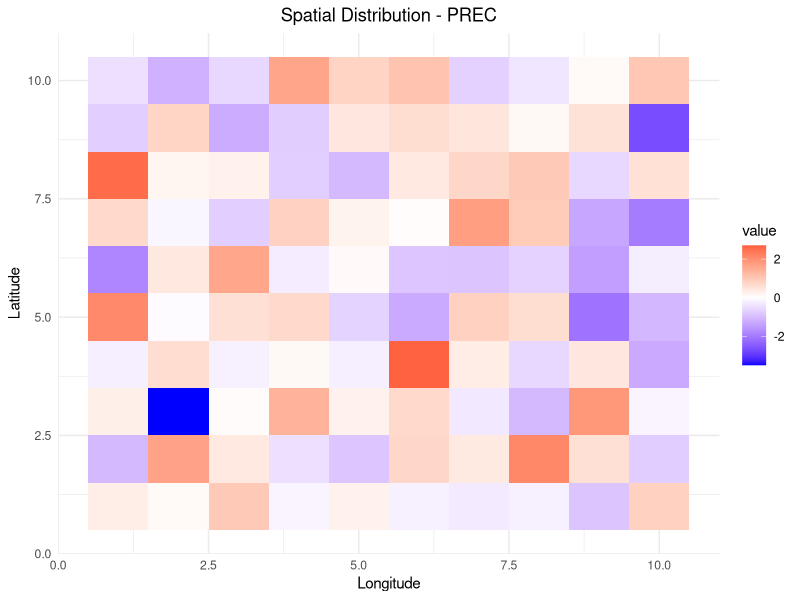
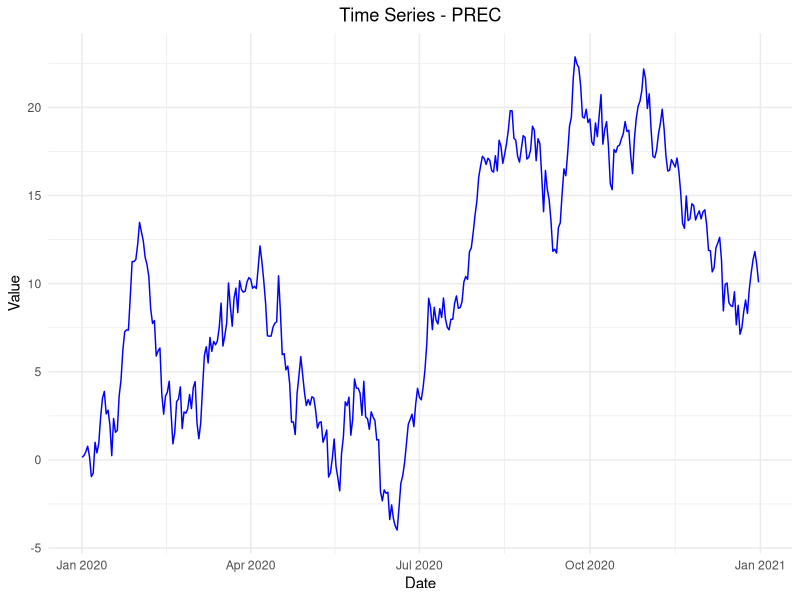
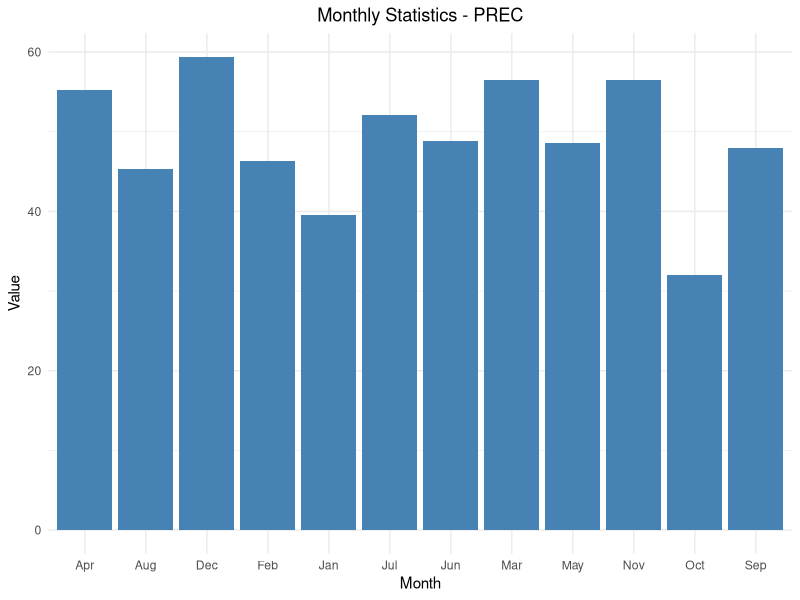
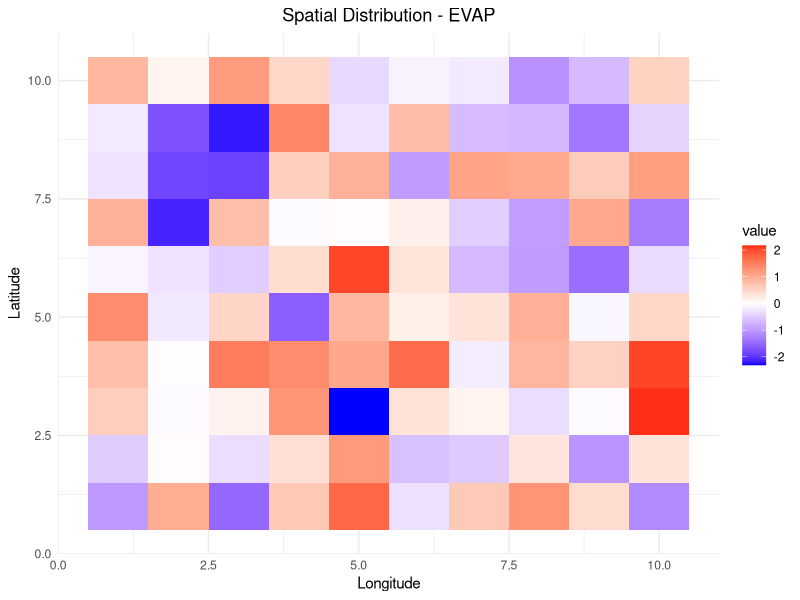
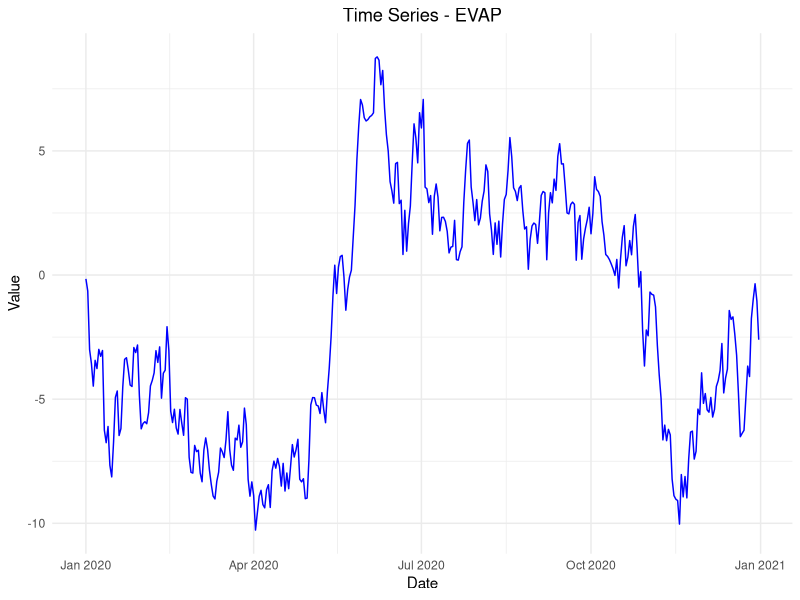
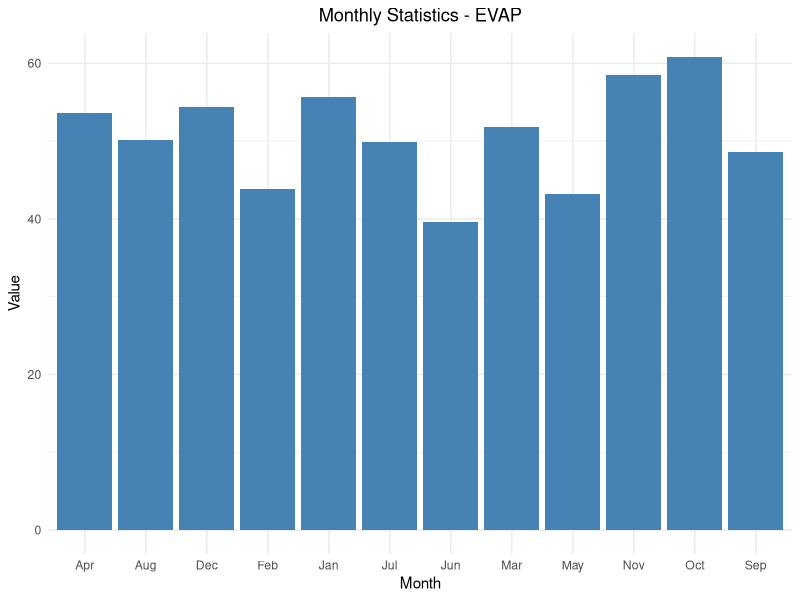
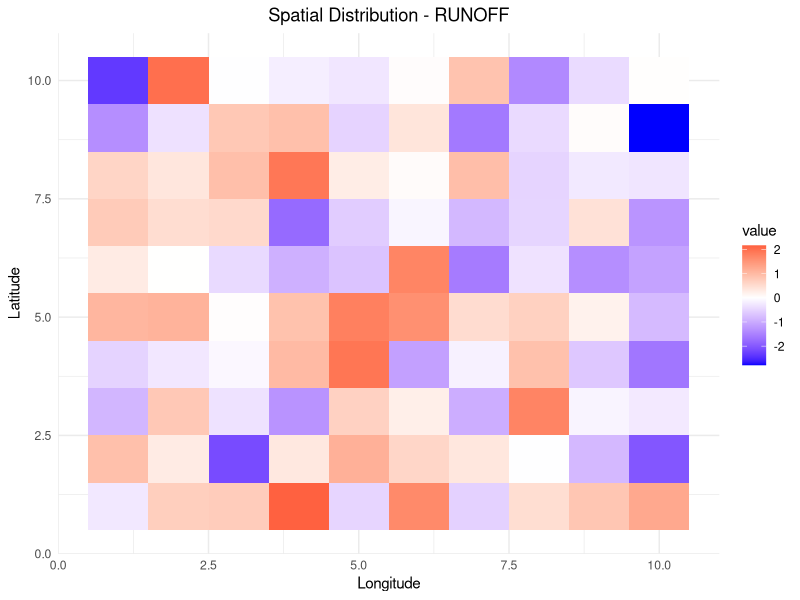
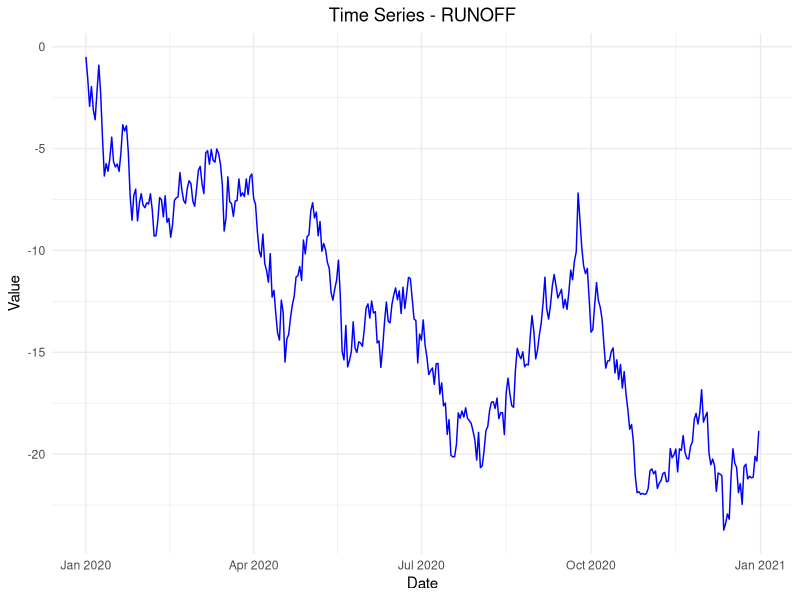

Source code (R) for these figures, in order:
# Load required packages
library(ggplot2)
library(gridExtra)

# Create directory if it doesn't exist
dir.create("images/dashboard_new", recursive = TRUE, showWarnings = FALSE)

# Function to create a placeholder plot
create_placeholder_plot <- function(title, type) {
  if (type == "spatial") {
    # Create a simple spatial plot
    df <- expand.grid(x = 1:10, y = 1:10)
    df$value <- rnorm(100)
    
    p <- ggplot(df, aes(x, y, fill = value)) +
      geom_tile() +
      scale_fill_gradient2(low = "blue", mid = "white", high = "red") +
      theme_minimal() +
      labs(title = paste("Spatial Distribution -", title),
           x = "Longitude", y = "Latitude") +
      theme(plot.title = element_text(hjust = 0.5))
    
  } else if (type == "timeseries") {
    # Create a simple time series plot
    df <- data.frame(
      date = seq(as.Date("2020-01-01"), as.Date("2020-12-31"), by = "day"),
      value = cumsum(rnorm(366))
    )
    
    p <- ggplot(df, aes(date, value)) +
      geom_line(color = "blue") +
      theme_minimal() +
      labs(title = paste("Time Series -", title),
           x = "Date", y = "Value") +
      theme(plot.title = element_text(hjust = 0.5))
    
  } else if (type == "monthly") {
    # Create a simple monthly statistics plot
    df <- data.frame(
      month = month.abb,
      value = rnorm(12, mean = 50, sd = 10)
    )
    
    p <- ggplot(df, aes(month, value)) +
      geom_bar(stat = "identity", fill = "steelblue") +
      theme_minimal() +
      labs(title = paste("Monthly Statistics -", title),
           x = "Month", y = "Value") +
      theme(plot.title = element_text(hjust = 0.5))
  }
  
  return(p)
}

# Variables to create placeholders for
variables <- c("prec", "evap", "runoff", "soil_moisture", "swe", "temp")
types <- c("spatial", "timeseries", "monthly")

# Generate and save plots
for (var in variables) {
  for (type in types) {
    # Create the plot
    p <- create_placeholder_plot(toupper(var), type)
    
    # Save the plot
    filename <- paste0("images/dashboard_new/", type, "_", var, ".png")
    ggsave(filename, p, width = 8, height = 6, dpi = 300)
  }
}

print("Placeholder images created successfully!") 